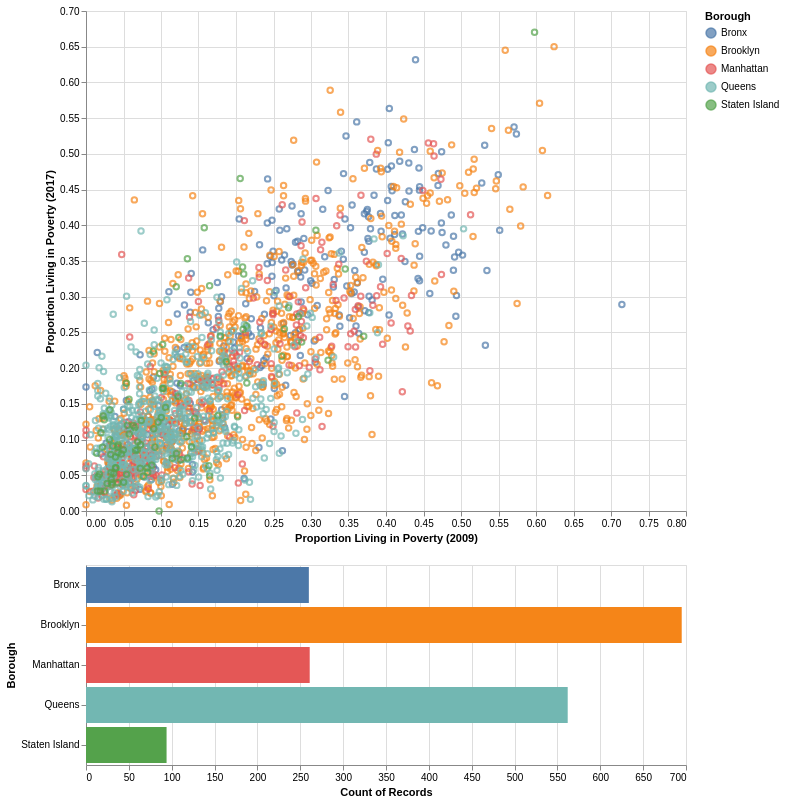

Express this chart as Vega-Lite.
### Vega-Lite specification from a JSON file in a GitHub repository (floating-point values rounded to 4 significant figures; data arrays with more than 128 entries replaced by an {"elided": "..."} marker saying what was removed)
{"config": {"view": {"width": 400, "height": 300}, "mark": {"tooltip": null}}, "vconcat": [{"mark": "point", "encoding": {"color": {"condition": {"type": "nominal", "field": "Borough", "selection": "selector008"}, "value": "lightgray"}, "x": {"type": "quantitative", "field": "Proportion Living in Poverty (2009)"}, "y": {"type": "quantitative", "field": "Proportion Living in Poverty (2017)"}}, "height": 500, "selection": {"selector008": {"type": "interval"}}, "width": 600}, {"mark": "bar", "encoding": {"color": {"type": "nominal", "field": "Borough"}, "x": {"type": "quantitative", "aggregate": "count", "field": "Borough"}, "y": {"type": "nominal", "field": "Borough"}}, "height": 200, "transform": [{"filter": {"selection": "selector008"}}], "width": 600}], "data": {"name": "data-623bad0bea50418459b46520bfd8ef60"}, "$schema": "https://vega.github.io/schema/vega-lite/v3.4.0.json", "datasets": {"data-623bad0bea50418459b46520bfd8ef60": {"elided": "1872 records"}}}
